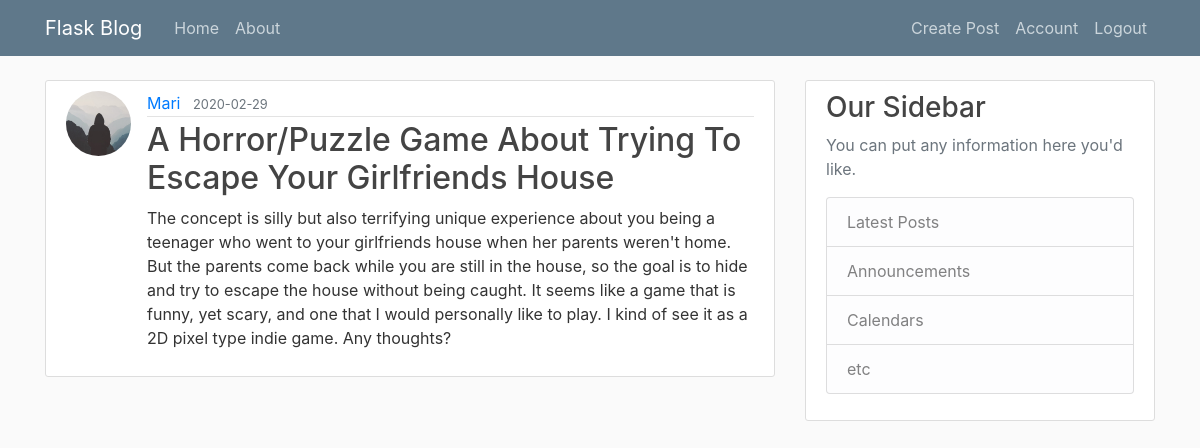
/post/9 (signed in), run on the app's committed database.
### flask_sample/models.py (models this page shows, shortened)
class User(db.Model, UserMixin):
	id = db.Column(db.Integer, primary_key='True')
	username = db.Column(db.String(20), unique=True, nullable=False)
	email = db.Column(db.String(120), unique=True, nullable=False)
	image_file = db.Column(db.String(20), nullable=False, default='default.jpg')
	password= db.Column(db.String(60), nullable=False)
	post = db.relationship('Post', backref='author', lazy=True) # for user_id in post (relationship)

class Post(db.Model):
	id = db.Column(db.Integer, primary_key=True)
	title = db.Column(db.String(60), nullable=False)
	date_posted = db.Column(db.DateTime, nullable=False, default=datetime.datetime.utcnow)
	content = db.Column(db.Text, nullable=False)
	user_id = db.Column(db.Integer, db.ForeignKey('user.id'), nullable=False)

### flask_sample/routes.py (the view)
@app.route('/post/<int:post_id>')
@login_required # Restricted route which requires users to login.
def post(post_id):
	post = Post.query.get_or_404(post_id)
	return render_template('post.html', title=post.title, post = post)

### flask_sample/models.py (called while the page is built)
@login_manager.user_loader
def load_user(user_id):
	return User.query.get(int(user_id))

### flask_sample/templates/post.html (shortened to what this page needs)
{% extends 'layout.html' %}
{% block webpage_content %}
	<article class="media content-section">
		<img class="rounded-circle article-img" src="{{ url_for('static', filename='profile/' + post.author.image_file) }}">
	  <div class="media-body">
	    <div class="article-metadata">
	      <a class="mr-2" href="#">{{ post.author.username }}</a>
	      <small class="text-muted">{{ post.date_posted.strftime('%Y-%m-%d') }}</small>
	    </div>
	    <h2 class="article-title">{{ post.title }}</h2>
	    <p class="article-content">{{ post.content }}</p>
	  </div>
	</article>
{% endblock webpage_content %}

### flask_sample/static/main.css (style rules this page uses)
body { background: #fafafa; color: #333333; margin-top: 5rem; }
h1, h2, h3, h4, h5, h6 { color: #444444; }
.content-section { background: #ffffff; padding: 10px 20px; border: 1px solid #dddddd; border-radius: 3px; margin-bottom: 20px; }
.article-title { color: #444444; }
.article-content { white-space: pre-line; }
.article-img { height: 65px; width: 65px; margin-right: 16px; }
.article-metadata { padding-bottom: 1px; margin-bottom: 4px; border-bottom: 1px solid #e3e3e3 }

### data on the page
User: image_file (placeholder picture), author.username "Mari"
Post: date_posted "2020-02-29", title "A Horror/Puzzle Game About Trying To Escape Your Girlfriends House", content "The concept is silly but also terrifying unique experience about you being a teenager who went to your girlfriends house when her parents weren't home. But the parents come back while you are still in the house, so the goal is to hide and try to escape the house without being caught. It seems like a game that is funny, yet scary, and one that I would personally like to play. I kind of see it as a 2D pixel type indie game. Any thoughts?"
